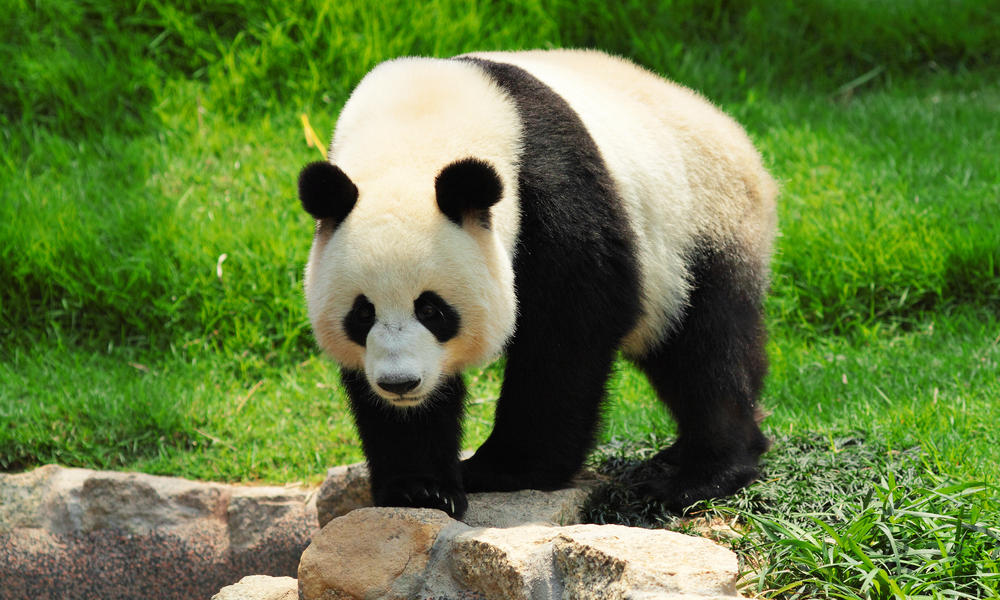
#> input picture panda.jpg, 1000 x 600 px
$ python py6.py   (Python 2 division)
#> lines starting #> are read from the running program, lines starting #| are printed output that depends on the picture
import cv2
import numpy as np
from matplotlib import pyplot as plt

img1 = cv2.imread('panda.jpg')
#> img1 is the input picture: shape (600, 1000, 3); mean B, G, R 61.9, 122.4, 97.6
img2 = cv2.imread('bird.jpg')
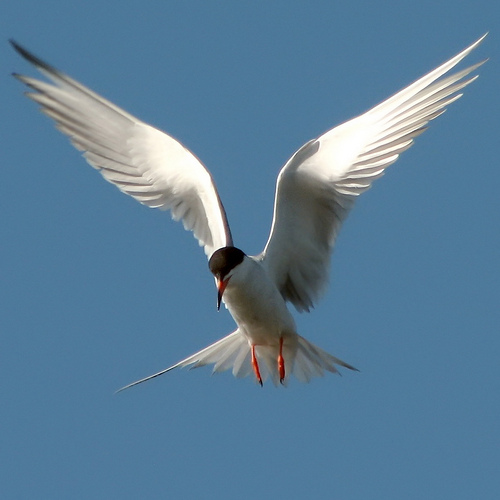
#> input picture bird.jpg, 500 x 500 px
#> img2 is the input picture: shape (500, 500, 3); mean B, G, R 152.4, 125.9, 90.4
if img1.shape != img2.shape:

	img2 = cv2.resize(img2, img1.shape[:2][::-1])
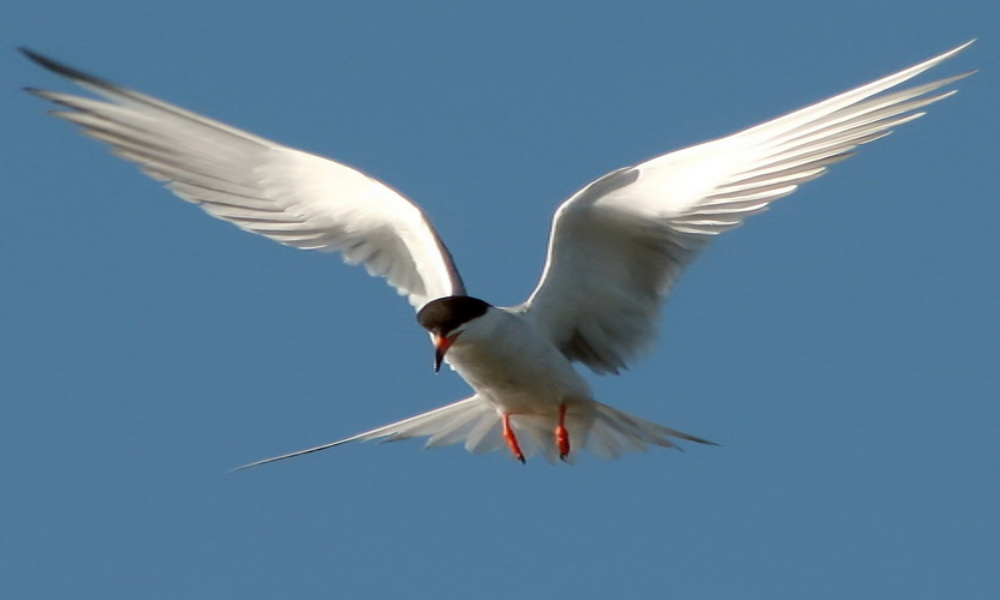
#> img2: shape (600, 1000, 3); mean B, G, R 152.3, 125.9, 90.3
	alpha = 0.5
	beta = 1 - alpha
	gamma = 0.0
	dst = cv2.addWeighted(img1, alpha, img2, beta, gamma)
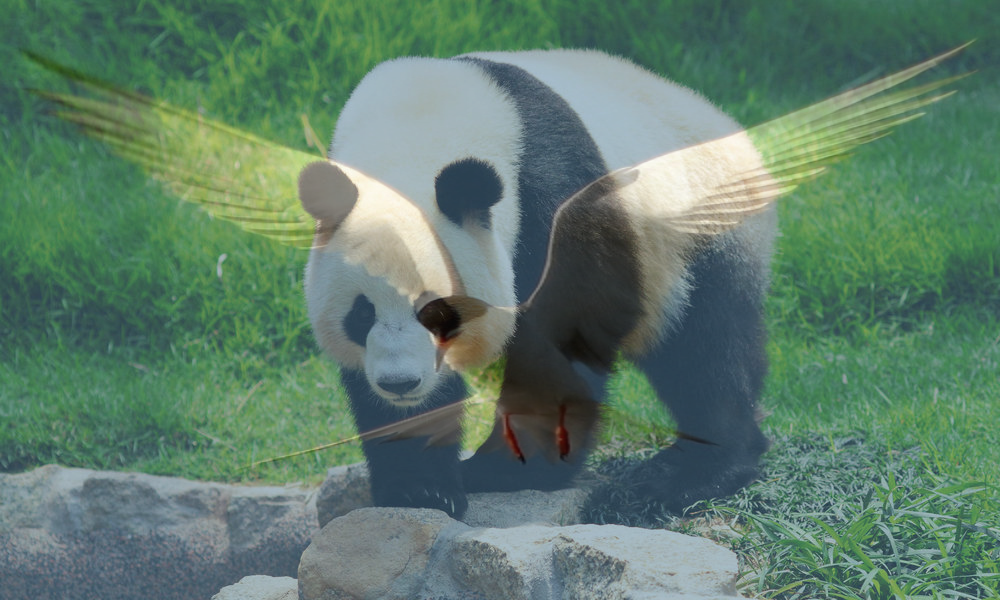
#> dst: shape (600, 1000, 3); mean B, G, R 107.1, 124.1, 94
        cv2.imshow('Image',dst)
	cv2.waitKey()
